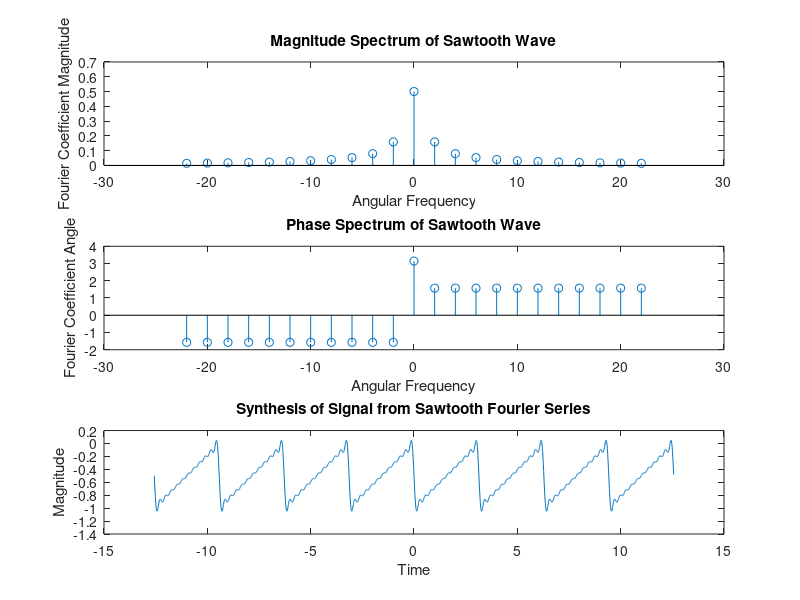

Here is the MATLAB script that generated this plot:
%%Aim: To compute the Fourier Coefficients for Exponential and Square Wave,
%and plot their magnitude and phase spectra

%% Exponential Wave

clc;
clear all;
close all;

T = pi;
N = 100;
t = -4*pi:0.01:4*pi;
w = (-N:N)*2*pi/T;

D = zeros(1,2*N+1);
for i=1:length(w)
    D(i) =(1/T)*integral(@(t)exp(-t/2).*exp(-1i*w(i)*t),0,T);
end

subplot(3,1,1);
stem(w,abs(D));
xlabel('Angular Frequency');
ylabel('Fourier Coefficient Magnitude');
title('Magnitude Spectrum of Exponential Wave');

subplot(3,1,2);
stem(w,angle(D));
xlabel('Angular Frequency');
ylabel('Fourier Coefficient Angle');
title('Phase Spectrum of Exponential Wave');

subplot(3,1,3);
[m,n] = size(t);
g = zeros(m,n);
for i=1:length(t)
    g(i) = sum(D.*(exp(1i*w*t(i))));
end
plot(t,g);
xlabel('Time');
ylabel('Magnitude');
title('Synthesis of Signal from Exponential Fourier Series');
    
%% Square Wave

clc;
clear all;
close all;

T = 2*pi;
N = 11;
t = -4*pi:0.01:4*pi;
w = (-N:N)*2*pi/T;

D = zeros(1,2*N+1);
for i=1:length(w)
    D(i) =(1/T)*integral(@(t)square(t).*exp(-1i*w(i)*t),0,T);
end

subplot(3,1,1);
stem(w,abs(D));
xlabel('Angular Frequency');
ylabel('Fourier Coefficient Magnitude');
title('Magnitude Spectrum of Square Wave');

subplot(3,1,2);
stem(w,angle(D));
xlabel('Angular Frequency');
ylabel('Fourier Coefficient Angle');
title('Phase Spectrum of Square Wave');

subplot(3,1,3);
[m,n] = size(t);
g = zeros(m,n);
for i=1:length(t)
    g(i) = sum(D.*(exp(1i*w*t(i))));
end
plot(t,g);
xlabel('Time');
ylabel('Magnitude');
title('Synthesis of Signal from Square Fourier Series');

%% Sine Wave

clc;
clear all;
close all;

T = 2*pi;
N = 11;
t = -4*pi:0.01:4*pi;
w = (-N:N)*2*pi/T;

D = zeros(1,2*N+1);
for i=1:length(w)
    D(i) =(1/T)*integral(@(t)sin(t).*exp(-1i*w(i)*t),0,T);
end

subplot(3,1,1);
stem(w,abs(D));
xlabel('Angular Frequency');
ylabel('Fourier Coefficient Magnitude');
title('Magnitude Spectrum of Sine Wave');

subplot(3,1,2);
stem(w,angle(D));
xlabel('Angular Frequency');
ylabel('Fourier Coefficient Angle');
title('Phase Spectrum of Sine Wave');

subplot(3,1,3);
[m,n] = size(t);
g = zeros(m,n);
for i=1:length(t)
    g(i) = sum(D.*(exp(1i*w*t(i))));
end
plot(t,g);
xlabel('Time');
ylabel('Magnitude');
title('Synthesis of Signal from Sine Fourier Series');

%% Cosine Wave

clc;
clear all;
close all;

T = 2*pi;
N = 11;
t = -4*pi:0.01:4*pi;
w = (-N:N)*2*pi/T;

D = zeros(1,2*N+1);
for i=1:length(w)
    D(i) =(1/T)*integral(@(t)cos(t).*exp(-1i*w(i)*t),0,T);
end

subplot(3,1,1);
stem(w,abs(D));
xlabel('Angular Frequency');
ylabel('Fourier Coefficient Magnitude');
title('Magnitude Spectrum of Cosine Wave');

subplot(3,1,2);
stem(w,angle(D));
xlabel('Angular Frequency');
ylabel('Fourier Coefficient Angle');
title('Phase Spectrum of Cosine Wave');

subplot(3,1,3);
[m,n] = size(t);
g = zeros(m,n);
for i=1:length(t)
    g(i) = sum(D.*(exp(1i*w*t(i))));
end
plot(t,g);
xlabel('Time');
ylabel('Magnitude');
title('Synthesis of Signal from Cosine Fourier Series');

%% Tangent Wave

clc;
clear all;
close all;

T = pi;
N = 11;
t = -4*pi:0.01:4*pi;
w = (-N:N)*2*pi/T;

D = zeros(1,2*N+1);
for i=1:length(w)
    D(i) =(1/T)*integral(@(t)tan(t).*exp(-1i*w(i)*t),0,T);
end

subplot(3,1,1);
stem(w,abs(D));
xlabel('Angular Frequency');
ylabel('Fourier Coefficient Magnitude');
title('Magnitude Spectrum of Tangent Wave');

subplot(3,1,2);
stem(w,angle(D));
xlabel('Angular Frequency');
ylabel('Fourier Coefficient Angle');
title('Phase Spectrum of Tangent Wave');

subplot(3,1,3);
[m,n] = size(t);
g = zeros(m,n);
for i=1:length(t)
    g(i) = sum(D.*(exp(1i*w*t(i))));
end
plot(t,g);
xlabel('Time');
ylabel('Magnitude');
title('Synthesis of Signal from Tangent Fourier Series');

%% Sawtooth Wave

clc;
clear all;
close all;

T = pi;
N = 11;
t = -4*pi:0.01:4*pi;
w = (-N:N)*2*pi/T;

D = zeros(1,2*N+1);
for i=1:length(w)
    D(i) =(1/T)*integral(@(t)sawtooth(t).*exp(-1i*w(i)*t),0,T);
end

subplot(3,1,1);
stem(w,abs(D));
xlabel('Angular Frequency');
ylabel('Fourier Coefficient Magnitude');
title('Magnitude Spectrum of Sawtooth Wave');

subplot(3,1,2);
stem(w,angle(D));
xlabel('Angular Frequency');
ylabel('Fourier Coefficient Angle');
title('Phase Spectrum of Sawtooth Wave');

subplot(3,1,3);
[m,n] = size(t);
g = zeros(m,n);
for i=1:length(t)
    g(i) = sum(D.*(exp(1i*w*t(i))));
end
plot(t,g);
xlabel('Time');
ylabel('Magnitude');
title('Synthesis of Signal from Sawtooth Fourier Series');